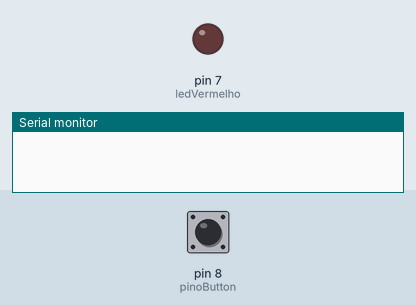
A sketch run on a simulated Arduino Uno, built with avr-gcc and run on an emulated ATmega328P. Shown: output pins drawn as LEDs (lit = HIGH), the last lines printed to the serial monitor. Inputs (shaded band) come from the test bench; at power-on: pin 8 (pinoButton) LOW.

Above: at 2.2 s.
2.3 s: pin 8 (pinoButton) pulled HIGH for 3.2 s
At 6.1 s:
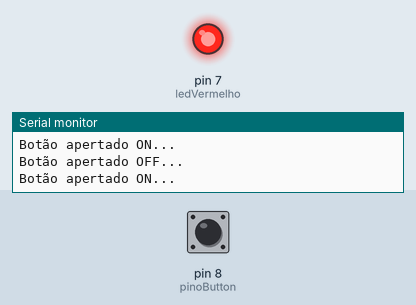
7.0 s: pin 8 (pinoButton) pulled HIGH for 0.6 s
At 7.7 s:
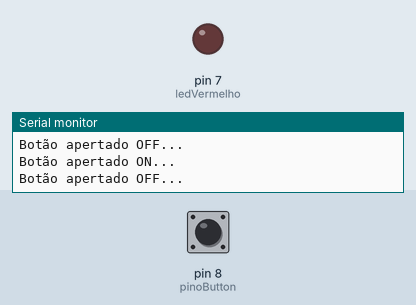
9.1 s: pin 8 (pinoButton) pulled HIGH for 1 s
At 11.2 s:
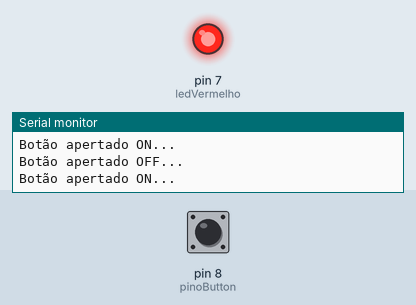
Timing chart, 0 to 12.7 s (numbered marks = the images above; inputs shaded):
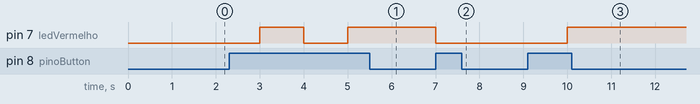

The sketch:

PushButton.ino
```cpp
//Declaração da constante que armazena o pino do push Button
#define pinoButton 8
#define ledVermelho 7

//declaração da variável de estado do botão
bool status = false;

void setup() {
  //Definir a modalidade do pino
  pinMode(pinoButton, INPUT);
  pinMode(ledVermelho, OUTPUT);

  Serial.begin(9600);

  delay(1000);
}

void loop() {
  //Lendo o pino digital através da constante
  //Serial.println(digitalRead(pinoButton));

    if(digitalRead(pinoButton) == 1 && status == false){
      Serial.println("Botão apertado ON...");
      status = true;
      digitalWrite(ledVermelho, HIGH);

    }

    else if(digitalRead(pinoButton) == 1 && status == true){
      Serial.println("Botão apertado OFF...");
      status = false;
      digitalWrite(ledVermelho, LOW);
    }
    delay(1000);
}
```

Measured:
- after the input at 2.3 s, pin 7 (ledVermelho): LOW → HIGH after 0.70 s, → LOW 1.0 s later, → HIGH 1.0 s later
- after the input at 7.0 s, pin 7 (ledVermelho): HIGH → LOW at once
- after the input at 9.1 s, pin 7 (ledVermelho): LOW → HIGH after 0.90 s
